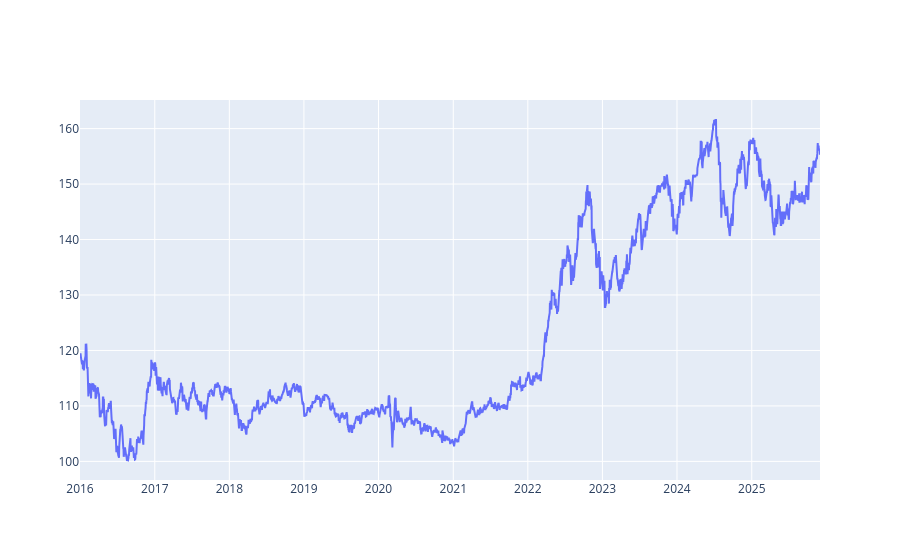

Here is the notebook cell this chart was saved with:
### Code cell
fig = go.Figure()
fig.add_trace(go.Scatter(x = jap.index, y = jap['Japanese Yen to U.S. Dollar Spot Exchange Rate(D)']))

### Figure 1 — Plotly figure (JSON) as saved in the notebook; plotly's stock layout.template omitted (floating-point values rounded to 4 significant figures; data arrays with more than 128 entries replaced by an {"elided": "..."} marker saying what was removed)
{"data": [{"type": "scatter", "x": {"elided": "3623 str values"}, "y": {"elided": "3623 float values"}}], "layout": {}}
